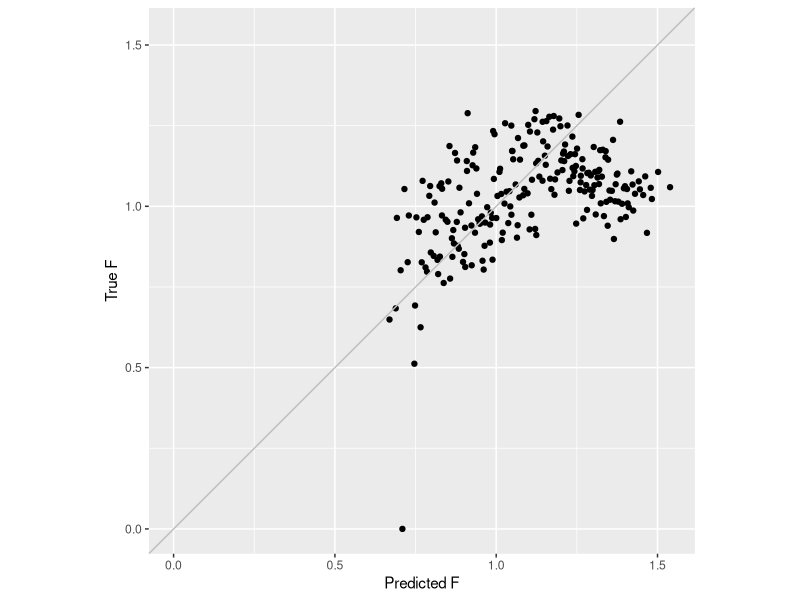

This figure's R source:
## ---- chunk 1
df <- read.csv('content/DjordjeBajic/data/full-factorial-construction_Diaz-Colunga2024.csv')
colnames(df) <- c(paste0('x', 1:8), 'y')
## ---- chunk 2
F_max <- max(df$y)
best_consortium <- df[which.max(df$y), 1:8]

print(F_max)
print(best_consortium)
## ---- chunk 3
set.seed(0) # for reproducibility

N_obs <- 30 

df <- df[sample(nrow(df)), ]
training_set <- df[1:N_obs, ]
test_set <- df[(N_obs + 1):nrow(df), ]
## ---- chunk 4
# write your code here to generate y_pred
# example: predict using a linear model (LM)
fit <- lm(y ~ ., data = training_set)
y_pred <- predict(fit, newdata = test_set[, 1:8])
## ---- chunk 5
df_comb <- rbind(training_set,
                 cbind(test_set[, 1:8], y = y_pred))
## ---- chunk 6
F_max_pred <- max(df_comb$y)
which_max <- which.max(df_comb$y)
best_consortium_pred <- df_comb[which_max, 1:8]

print(F_max_pred)
print(best_consortium_pred)
## ---- chunk 7
F_true_xopt <- df$y[which_max]
## ---- chunk 8
Q <- F_true_xopt / F_max
print(Q)
## ---- chunk 9
library(ggplot2)
ggplot(data.frame(true = test_set$y, pred = y_pred),
       aes(x = pred, y = true)) +
  geom_point() +
  geom_blank(aes(x = true, y = pred)) + # little trick for equal x and y scales

  geom_abline(slope = 1,
              intercept = 0,
              color = 'gray') +
  xlab('Predicted F') +
  ylab('True F') +
  theme(aspect.ratio = 1)
